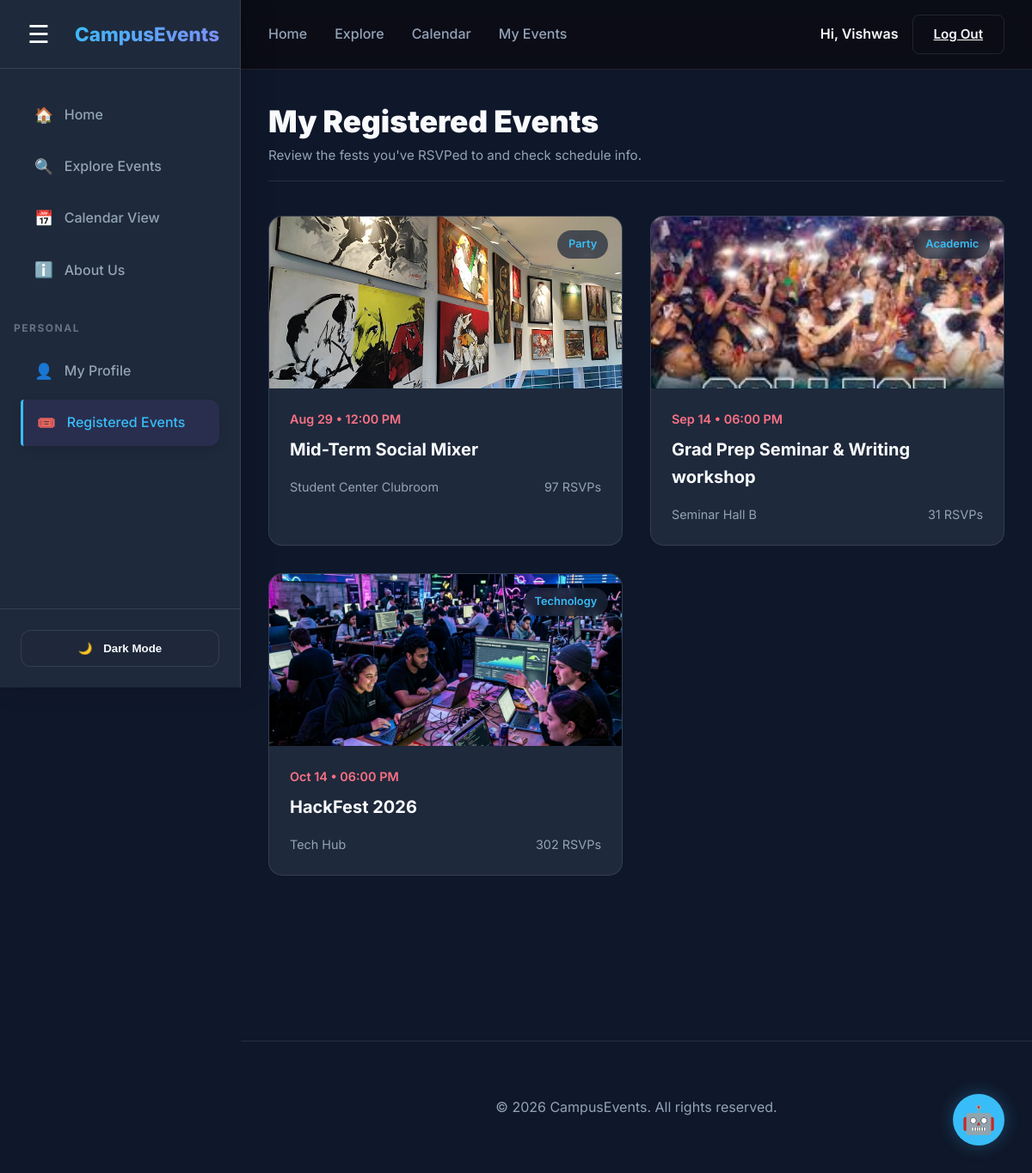
The page /my-events/ (signed in) on the database its author committed.
### events/models.py (models this page shows, shortened)
class Event(models.Model):
    CATEGORY_CHOICES = [
        ('Sports', 'Sports'),
        ('Academic', 'Academic'),
        ('Arts', 'Arts'),
        ('Technology', 'Technology'),
        ('Workshop', 'Workshop'),
        ('Party', 'Party'),
        ('Cultural Fest', 'Cultural Fest'),
    ]
    STATUS_CHOICES = [
        ('pending', 'Pending Approval'),
        ('approved', 'Approved'),
        ('rejected', 'Rejected'),
    ]
    title = models.CharField(max_length=200)
    description = models.TextField()
    date = models.DateTimeField()
    location = models.CharField(max_length=200)
    category = models.CharField(max_length=50, choices=CATEGORY_CHOICES)
    image = models.ImageField(upload_to='event_images/', null=True, blank=True)
    rsvp_count = models.IntegerField(default=0)
    capacity = models.IntegerField(default=50)
    registration_deadline = models.DateTimeField(null=True, blank=True)
    created_at = models.DateTimeField(auto_now_add=True)
    organizer = models.ForeignKey('auth.User', on_delete=models.CASCADE, related_name='organized_events', null=True, blank=True)
    notified = models.BooleanField(default=False)
    status = models.CharField(max_length=20, choices=STATUS_CHOICES, default='approved')

class RSVP(models.Model):
    user = models.ForeignKey('auth.User', on_delete=models.CASCADE, related_name='rsvps')
    event = models.ForeignKey(Event, on_delete=models.CASCADE, related_name='event_rsvps')
    timestamp = models.DateTimeField(auto_now_add=True)
    class Meta:
        unique_together = ('user', 'event')

### events/views.py (the view)
# urls.py: path('my-events/', views.my_events, name='my_events'),
@login_required
def my_events(request):
    rsvps = RSVP.objects.filter(user=request.user).select_related('event')
    favorites = Favorite.objects.filter(user=request.user).select_related('event')
    return render(request, 'my_events.html', {
        'rsvps': rsvps,
        'favorites': favorites
    })

### templates/my_events.html (shortened to what this page needs)
{% extends 'base.html' %}
{% load static %}
{% block content %}
<section class="container animated-fade" style="padding-top: 2rem; padding-bottom: 4rem;">
    <div style="margin-bottom: 2.5rem; border-bottom: 1.5px solid var(--glass-border); padding-bottom: 1rem;">
        <h1 style="font-size: 2.2rem; font-weight: 900;">My Registered Events</h1>
        <p style="color: var(--text-secondary); font-size: 0.95rem;">Review the fests you've RSVPed to and check schedule info.</p>
    </div>
    <div class="event-grid">
        {% for rsvp in rsvps %}
            {% include 'components/event_card.html' with event=rsvp.event %}
        {% endfor %}
    </div>
</section>
{% endblock %}

### templates/base.html (shortened to what this page needs)
{% load static %}
<!DOCTYPE html>
<html lang="en">
<head>
    <link rel="stylesheet" href="{% static 'css/style.css' %}">
</head>
<body>
    <div class="app-layout">
        <aside class="sidebar-nav" id="sidebarNav">
            <div class="sidebar-header">
                <button class="hamburger-btn sidebar-toggle" id="sidebarToggleBtn" aria-label="Toggle Sidebar">☰</button>
                <span class="sidebar-logo">CampusEvents</span>
            </div>
            <ul class="sidebar-links">
                <li><a href="/"><span class="icon">🏠</span> <span class="link-text">Home</span></a></li>
                <li><a href="{% url 'explore' %}"><span class="icon">🔍</span> <span class="link-text">Explore Events</span></a></li>
                <li><a href="{% url 'calendar_view' %}"><span class="icon">📅</span> <span class="link-text">Calendar View</span></a></li>
                <li><a href="{% url 'about' %}"><span class="icon">ℹ️</span> <span class="link-text">About Us</span></a></li>
                {% if user.is_authenticated %}
                    <li class="sidebar-divider">Personal</li>
                    <li><a href="{% url 'profile' %}"><span class="icon">👤</span> <span class="link-text">My Profile</span></a></li>
                    <li><a href="{% url 'my_events' %}"><span class="icon">🎟️</span> <span class="link-text">Registered Events</span></a></li>
                {% endif %}
            </ul>
            <div class="sidebar-footer">
                <button class="theme-toggle-btn" id="themeToggleBtn">
                    <span id="themeToggleIcon">🌙</span> <span id="themeToggleText">Dark Mode</span>
                </button>
            </div>
        </aside>
        <div class="main-wrapper" id="mainWrapper">
            <header>
                <div class="container">
                    <nav>
                        <ul class="nav-links">
                            <li><a href="/">Home</a></li>
                            <li><a href="{% url 'explore' %}">Explore</a></li>
                            <li><a href="{% url 'calendar_view' %}">Calendar</a></li>
                            {% if user.is_authenticated %}
                                <li><a href="{% url 'my_events' %}">My Events</a></li>
                            {% endif %}
                        </ul>
                        <div class="auth-buttons">
                            {% if user.is_authenticated %}
                                <div class="user-greeting-wrapper" style="display: flex; align-items: center; gap: 1rem;">
                                    <span class="user-greeting" onclick="window.location.href='{% url 'profile' %}'" style="cursor: pointer; font-weight: 600; color: var(--text-primary);">
                                        Hi, {{ user.first_name|default:user.username }}
                                    </span>
                                    <a href="{% url 'logout' %}" class="btn btn-outline">Log Out</a>
                                </div>
                            {% else %}
                                <a href="{% url 'login' %}" class="btn btn-outline">Log In</a>
                                <a href="{% url 'register' %}" class="btn btn-primary">Sign Up</a>
                            {% endif %}
                        </div>
                    </nav>
                </div>
            </header>
            <main>
                {% block content %}{% endblock %}
            </main>
            <footer>
                <div class="container">
                    <p>&copy; 2026 CampusEvents. All rights reserved.</p>
                </div>
            </footer>
        </div>
    </div>
    <button id="chat-toggle" class="chat-toggle-btn" onclick="toggleChat()">🤖</button>
</body>
</html>

### templates/components/event_card.html (shortened to what this page needs)
{% load static %}
<div class="event-card" onclick="if(!event.target.closest('button') && !event.target.closest('a')){ window.location.href='{% url 'event_detail' event.pk %}'; }">
    <div class="event-image">
        <div class="event-category">{{ event.category }}</div>
        {% if event.image %}
            <img src="{{ event.image.url }}" alt="{{ event.title }}">
        {% else %}
            <img src="{% static 'images/' %}{{ event.category|lower }}.png" alt="{{ event.title }}">
        {% endif %}
    </div>
    <div class="event-content">
        <div class="event-date">{{ event.date|date:"M d • h:i A" }}</div>
        <h3 class="event-title">{{ event.title }}</h3>
        <div class="event-info">
            <span>{{ event.location }}</span>
            <span>{{ event.rsvp_count }} RSVPs</span>
        </div>
    </div>
</div>

### static/css/style.css (style rules this page uses)
html { scroll-behavior: smooth; }
:root { --bg-color: #0f172a; --surface-color: #1e293b; --surface-hover: #334155; --primary-color: #38bdf8; --primary-glow: rgba(56, 189, 248, 0.3); --secondary-color: #818cf8; --accent-color: #fb7185; --text-primary: #f8fafc; --text-secondary: #94a3b8; --glass-bg: rgba(30, 41, 59, 0.7); --glass-border: rgba(255, 255, 255, 0.1); --transition: all 0.3s cubic-bezier(0.4, 0, 0.2, 1); }
* { margin: 0; padding: 0; box-sizing: border-box; }
body { font-family: 'Inter', sans-serif; background-color: var(--bg-color); color: var(--text-primary); line-height: 1.6; overflow-x: hidden; }
.container { max-width: 1200px; margin: 0 auto; padding: 0 2rem; }
header { background: var(--glass-bg); backdrop-filter: blur(12px); border-bottom: 1px solid var(--glass-border); position: sticky; top: 0; z-index: 1000; }
nav { display: flex; justify-content: space-between; align-items: center; height: 80px; }
.nav-links { display: flex; gap: 2rem; list-style: none; }
.nav-links a { text-decoration: none; color: var(--text-secondary); font-weight: 500; transition: var(--transition); }
.auth-buttons { display: flex; gap: 1rem; }
.btn { padding: 0.6rem 1.5rem; border-radius: 8px; font-weight: 600; cursor: pointer; transition: var(--transition); border: none; font-size: 0.95rem; }
.btn-outline { background: transparent; border: 1px solid var(--glass-border); color: var(--text-primary); }
.event-grid { display: grid; grid-template-columns: repeat(auto-fill, minmax(300px, 1fr)); gap: 2rem; }
.event-card { background: var(--surface-color); border-radius: 16px; overflow: hidden; border: 1px solid var(--glass-border); transition: var(--transition); cursor: pointer; }
.event-image { width: 100%; height: 200px; background: #2d3748; position: relative; }
.event-image img { width: 100%; height: 100%; object-fit: cover; }
.event-category { position: absolute; top: 1rem; right: 1rem; padding: 0.4rem 0.8rem; background: var(--glass-bg); backdrop-filter: blur(4px); border-radius: 20px; font-size: 0.8rem; font-weight: 600; color: var(--primary-color); }
.event-content { padding: 1.5rem; }
.event-date { color: var(--accent-color); font-weight: 600; font-size: 0.9rem; margin-bottom: 0.5rem; }
.event-title { font-size: 1.25rem; font-weight: 700; margin-bottom: 1rem; }
.event-info { display: flex; justify-content: space-between; color: var(--text-secondary); font-size: 0.9rem; }
footer { margin-top: 8rem; padding: 4rem 0; border-top: 1px solid var(--glass-border); text-align: center; color: var(--text-secondary); }

### rows shown on the page
RSVP: image (picture)
Event: category "Party", date "Aug 29 • 12:00 PM", title "Mid-Term Social Mixer", location "Student Center Clubroom", rsvp_count "97"
RSVP: image (picture)
Event: category "Academic", date "Sep 14 • 06:00 PM", title "Grad Prep Seminar & Writing workshop", location "Seminar Hall B", rsvp_count "31"
RSVP: image (picture)
Event: category "Technology", date "Oct 14 • 06:00 PM", title "HackFest 2026", location "Tech Hub", rsvp_count "302"

### other values the page prints
{{ user.first_name|default:user.username }} "Vishwas"
